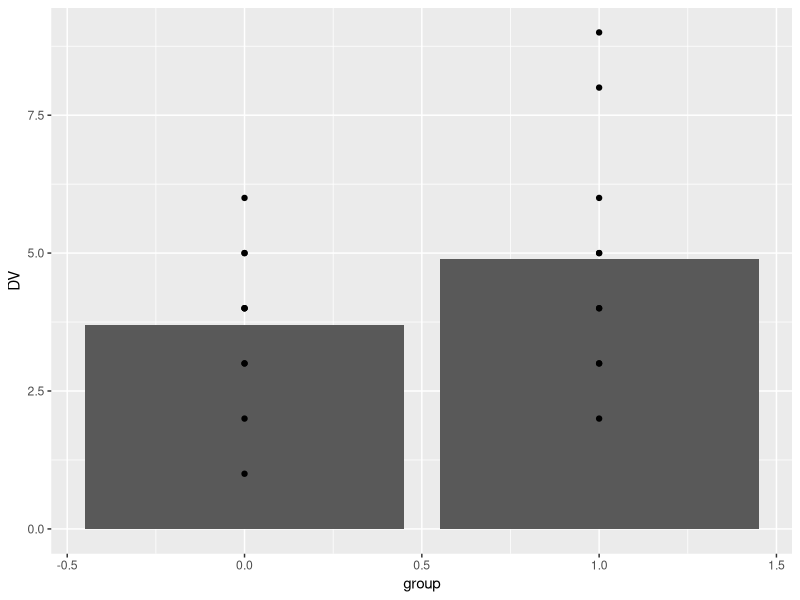
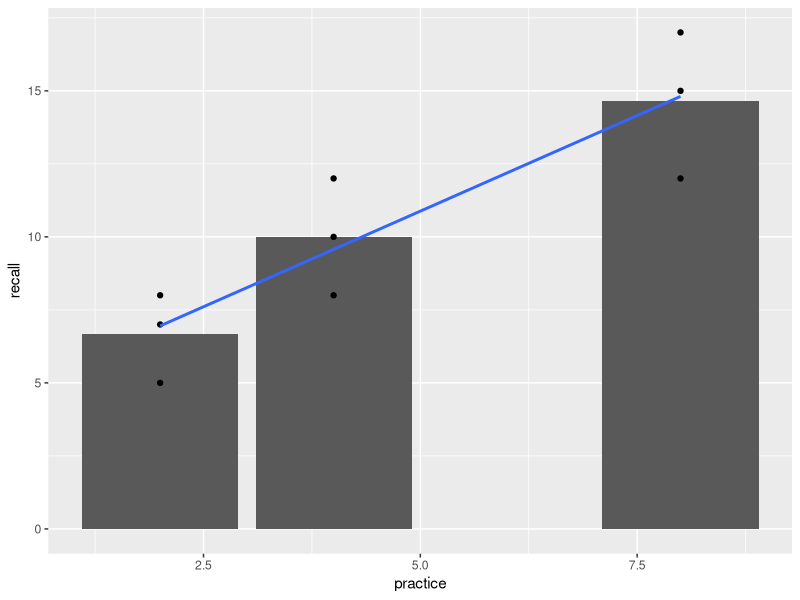
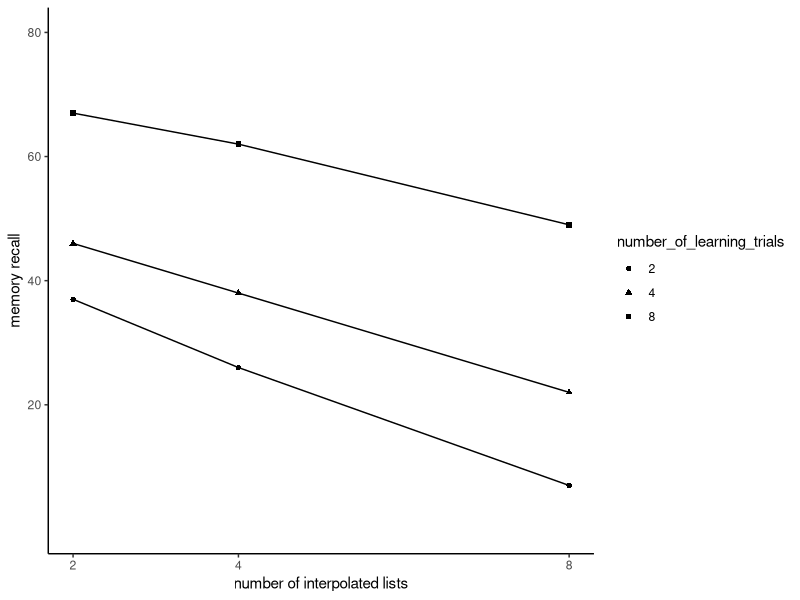
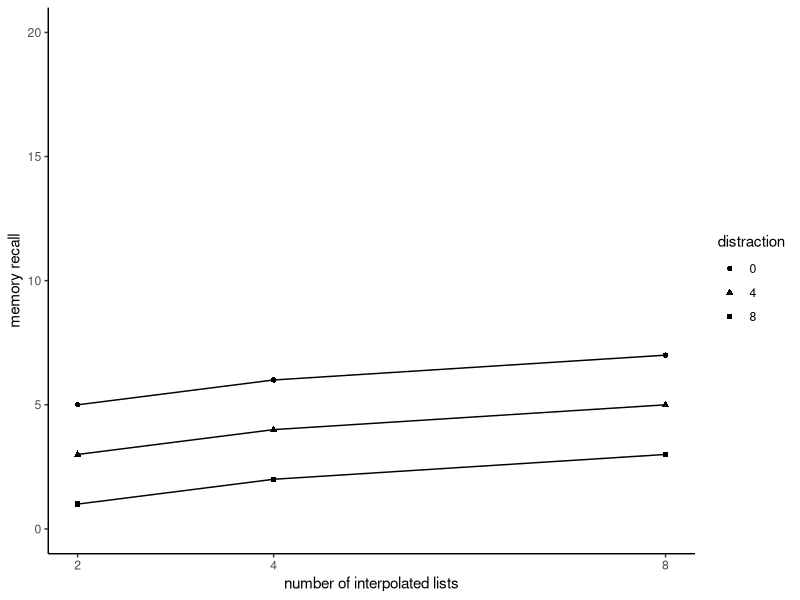

These figures' R source, in order:
## ---- chunk 1
knitr::opts_chunk$set(
  collapse = TRUE,
  comment = "#>"
)
## ---- chunk 2
#library(SemesterProjectLabII)
## ---- chunk 3
library(tibble)
simple_design <- tibble(group = rep(c(0,1), each=10),
                        DV = c(1,3,2,4,3,4,5,6,5,4,5,4,3,2,3,4,5,6,8,9))

knitr::kable(simple_design)

## ---- chunk 4
library(ggplot2)

ggplot(simple_design, aes(x=group, y=DV))+
  geom_bar(stat = "summary", fun = "mean", position="dodge")+
  geom_point()
## ---- chunk 5
t.test(DV~group,var.equal=TRUE,data=simple_design)
## ---- chunk 6
lm(DV~group, data=simple_design)
## ---- chunk 7
recall_design <- tibble(practice = rep(c(2,4,8), each=3),
                        subjects = 1:9,
                        recall = c(5,7,8,
                                   8,10,12,
                                   12,15,17))
knitr::kable(recall_design)
## ---- chunk 8

ggplot(recall_design, aes(x=practice, y=recall))+
  geom_bar(stat = "summary", fun = "mean", position="dodge")+
  geom_point()+
  geom_smooth(method="lm", formula = y~x, se=FALSE)
## ---- chunk 9
summary(lm(recall~practice, data=recall_design))
## ---- chunk 10
slamecka_design <- tibble(number_of_learning_trials = rep(c(2,4,8), each=6),
                          number_of_IL = rep(rep(c(2,4,8), 2), 3),
                          subjects = 1:18,
                          recall = c(35,21,6,
                                   39,31,8,
                                   40,34,18,
                                   52,42,26,
                                   61,58,46,
                                   73,66,52
                                   )
                          )

slamecka_design$number_of_learning_trials <- as.factor(slamecka_design$number_of_learning_trials)

ggplot(slamecka_design,aes(x=number_of_IL,
                           group = number_of_learning_trials, 
                           y=recall, shape= number_of_learning_trials))+
  geom_line(stat = "summary", fun = "mean")+
  geom_point(stat = "summary", fun = "mean")+
  theme_classic()+
  xlab("number of interpolated lists")+
  ylab("memory recall")+
  scale_y_continuous(breaks = c(20,40,60,80), limits=c(0,80))+
  scale_x_continuous(breaks = c(2,4,8))
## ---- chunk 11
three_by_three <- tibble(reward = rep(c("0","50","1000000"),each = 9),
                         practice = rep(rep(c(2,4,8), each=3),
                         3),
                         distraction= as.factor(rep(c(0,4,8),9)),
                         recall = c(5,3,1,
                                    6,4,2,
                                    7,5,3,
                                    5,3,1,
                                    6,4,2,
                                    7,5,3,
                                    5,3,1,
                                    6,4,2,
                                    7,5,3))
                        
                         
    


ggplot(three_by_three,aes(x=practice,
                         group = distraction, 
                         y=recall, 
                         shape= distraction))+
  geom_line()+
  geom_point()+
  theme_classic()+
  xlab("number of interpolated lists")+
  ylab("memory recall")+
  scale_y_continuous(breaks = c(0,5,10,15,20), limits=c(0,20))+
  scale_x_continuous(breaks = c(2,4,8))

facet_wrap(~reward)

